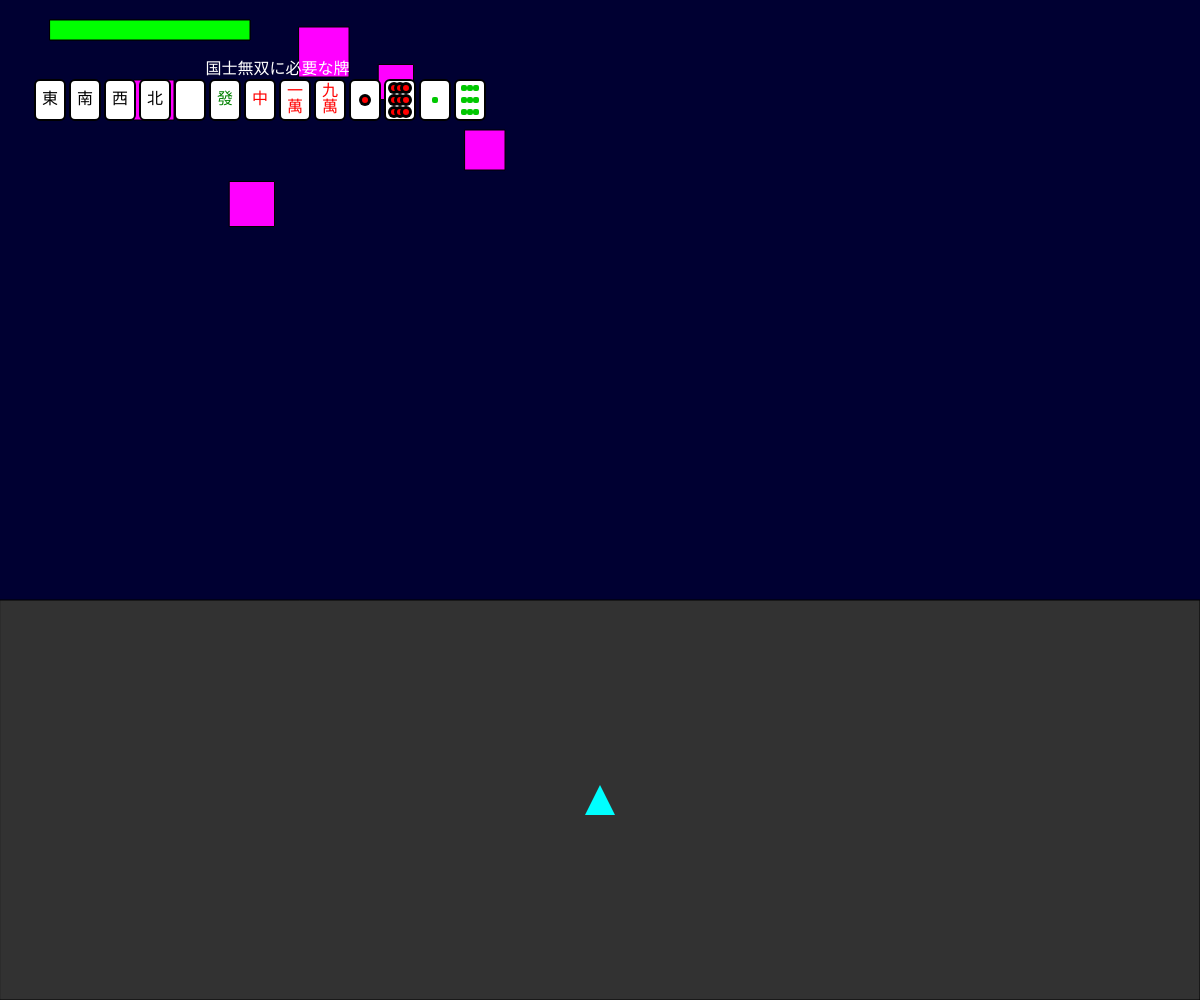
Frame 1 (no input)
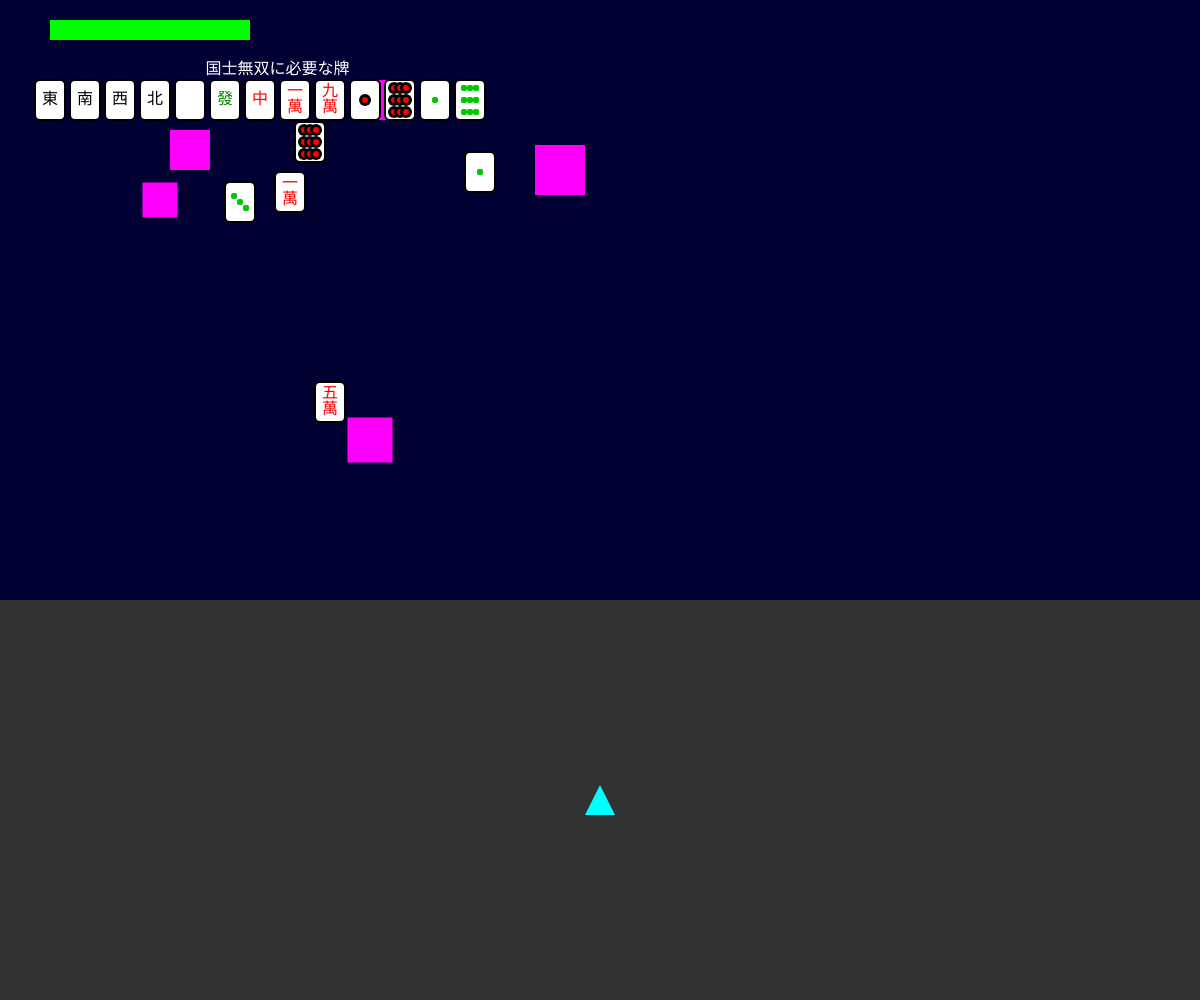
Frame 60 (no input)
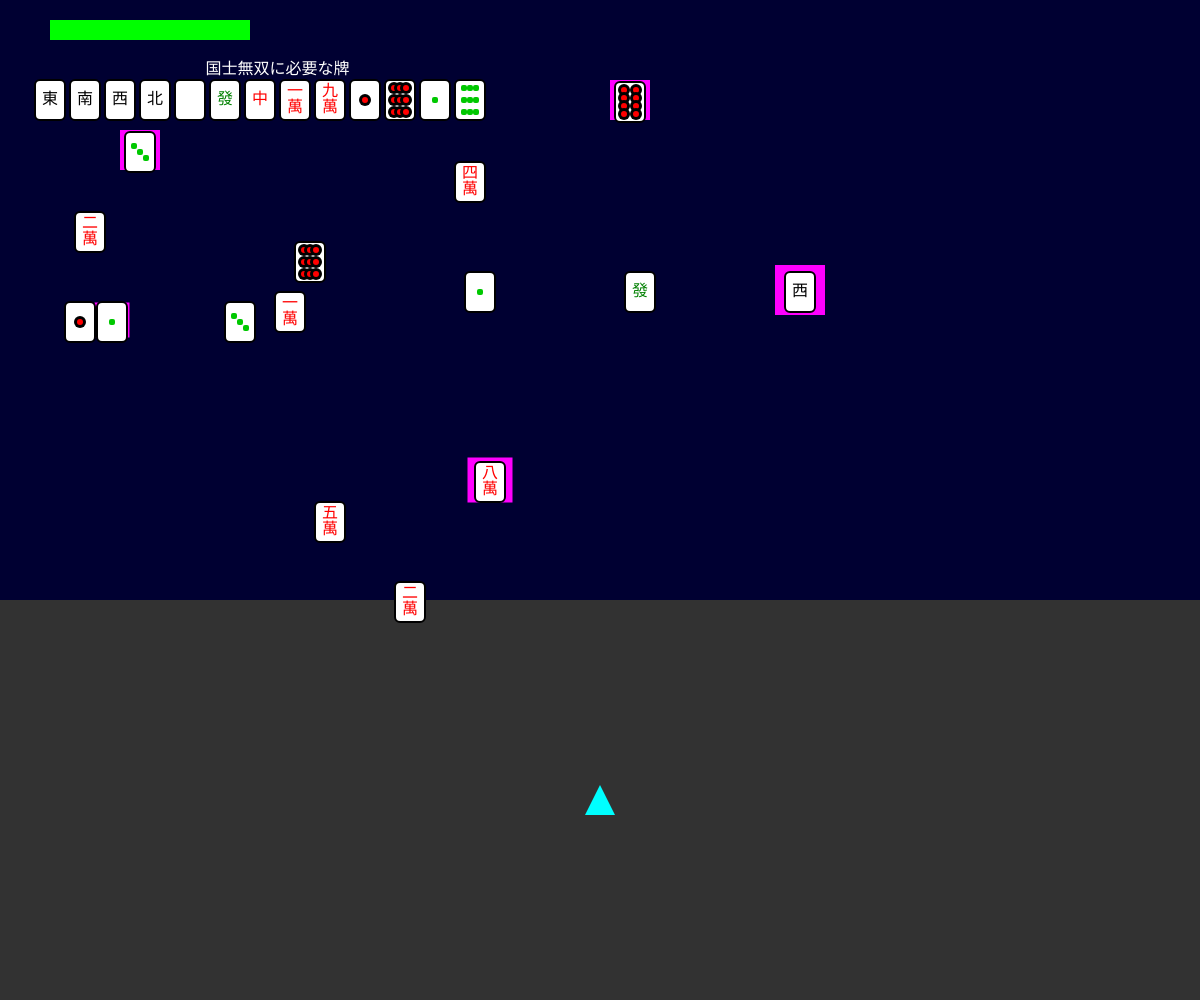
Frame 120 (the mouse pressed at the canvas centre since frame 60)

The p5.js sketch that drew these frames (run headless with seeded random() and noise() and a simulated clock; from frame 60 on, the mouse is pressed at the canvas centre):

// p5.js sketch
// ── sketch.js
// ギリシャ国旗（ほかの国旗に挑戦してもOK）

// 最終課題を制作しよう
let player;
let playerBullets = [];
let enemyBullets = [];
let enemies = [];
let playerImg;

const playerBulletSpeed = 10;
const enemyBulletSpeed = 2;

let playerHP = 10;
const maxHP = 10;

// 牌の種類
const jiTiles = ["東","南","西","北","白","發","中"];
const manTiles = ["1m","2m","3m","4m","5m","6m","7m","8m","9m"];
const pinTiles = ["1p","2p","3p","4p","5p","6p","7p","8p","9p"];
const souTiles = ["1s","2s","3s","4s","5s","6s","7s","8s","9s"];

const kanjiNums = ["一","二","三","四","五","六","七","八","九"];

let handTiles = [];
const maxHand = 13; // 手牌の上限

// 国士無双見本牌
const sampleTiles = ["東","南","西","北","白","發","中",
                     "1m","9m","1p","9p","1s","9s"];
const sampleStartX = 50;
const sampleStartY = 100; // HPバーの下にずらした
const spacing = 35;

function setup() {
  createCanvas(windowWidth, windowHeight);
  player = { x: width/2, y: height*0.8, size: 30, speed: 5 };

  textAlign(CENTER, CENTER);
  textSize(16);

  // プレイヤー三角形
  playerImg = createGraphics(30,30);
  playerImg.fill(0,255,255);
  playerImg.noStroke();
  playerImg.triangle(15,0,0,30,30,30);

  // 敵5体
enemies.push({ x:150, y:100, w:40, h:40, hp:10, shootTimer:0, vx:4, vy:0 });
enemies.push({ x:490, y:150, w:40, h:40, hp:12, shootTimer:0, vx:-5, vy:0 });
enemies.push({ x:320, y:50,  w:50, h:50, hp:15, shootTimer:0, vx:4, vy:2 });
enemies.push({ x:250, y:200, w:45, h:45, hp:12, shootTimer:0, vx:2, vy:4 });
enemies.push({ x:400, y:80,  w:35, h:35, hp:8,  shootTimer:0, vx:-4, vy:2 });


}

function windowResized() {
  resizeCanvas(windowWidth, windowHeight);
}

function draw() {
  background(0,0,50);

  // 戦闘場
  rectMode(CORNER);
  fill(50);
  rect(0,height*0.6,width,height*0.4);

  // HPバー
  let barWidth = 200;
  let barHeight = 20;
  let leftX = 50;
  fill(255,0,0);
  rect(leftX,20,barWidth,barHeight);
  fill(0,255,0);
  let greenWidth = map(playerHP,0,maxHP,0,barWidth);
  greenWidth = constrain(greenWidth,0,barWidth);
  rect(leftX,20,greenWidth,barHeight);

  // プレイヤー操作
  if(keyIsDown(LEFT_ARROW)) player.x -= player.speed;
  if(keyIsDown(RIGHT_ARROW)) player.x += player.speed;
  if(keyIsDown(UP_ARROW)) player.y -= player.speed;
  if(keyIsDown(DOWN_ARROW)) player.y += player.speed;
  player.x = constrain(player.x,player.size/2,width-player.size/2);
  player.y = constrain(player.y,height*0.6+player.size/2,height-player.size/2);

  // プレイヤー描画
  imageMode(CENTER);
  image(playerImg,player.x,player.y);

  // 敵動き＋弾発射
  for(let e of enemies){
    e.x += e.vx;
    e.y += e.vy;
    if(e.x<e.w/2||e.x>width-e.w/2) e.vx*=-1;
    if(e.y<0||e.y>height*0.6-e.h/2) e.vy*=-1;
    fill(255,0,255);
    rect(e.x-e.w/2,e.y-e.h/2,e.w,e.h);

    e.shootTimer++;
    if(e.shootTimer%40===0){
      let tiles = [...jiTiles,...manTiles,...pinTiles,...souTiles];
      let tileName = random(tiles);
      enemyBullets.push({x:e.x,y:e.y,vx:0,vy:enemyBulletSpeed,tile:tileName,hit:false});
    }
  }

  // プレイヤー弾更新
  for(let pb of playerBullets){
    pb.y -= playerBulletSpeed;
    fill(255);
    ellipse(pb.x,pb.y,10);

    for(let eb of enemyBullets){
      if(!eb.hit && dist(pb.x,pb.y,eb.x,eb.y)<25){
        if(handTiles.length < maxHand){
          if(!sampleTiles.includes(eb.tile)){
            gameOver("不要牌を取った");
            return;
          }
          let neededCount = (eb.tile.endsWith("m")||eb.tile.endsWith("p")||eb.tile.endsWith("s"))?1:3;
          let currentCount = handTiles.filter(t=>t===eb.tile).length;
          if(currentCount >= neededCount){
            gameOver("牌が多すぎる");
            return;
          }
          handTiles.push(eb.tile);
        }
        eb.hit = true;
        pb.hit = true;
      }
    }
  }
  playerBullets = playerBullets.filter(b=>!b.hit && b.y>-10);

  // 敵弾描画
  for(let b of enemyBullets){
    if(b.hit) continue;
    b.x += b.vx;
    b.y += b.vy;
    drawTile(b.x,b.y,b.tile);
    if(dist(b.x,b.y,player.x,player.y)<10+player.size/2){
      if(frameCount%5===0) playerHP--;
    }
  }
  enemyBullets = enemyBullets.filter(b=>!b.hit && b.y<height+20);

  // 敵HPチェック
  for(let e of enemies){
    if(e.hp<=0) enemies = enemies.filter(obj=>obj!==e);
  }

  // 国士無双見本牌描画
  drawSampleTiles();

  // 手牌描画
  drawHand();

  // 勝利判定
  if(handTiles.length === maxHand){
    if(checkYakuman(handTiles)){
      fill(0,255,255);
      textSize(32);
      text("国士無双完成！", width/2, height/2);
      noLoop();
    }
  }

  // HP0でゲームオーバー
  if(playerHP <= 0){
    gameOver("HP0 GAME OVER");
  }
}

function keyPressed(){
  if(key===" "){
    playerBullets.push({x:player.x,y:player.y-player.size/2,hit:false});
  }
}

// 見本牌描画
function drawSampleTiles(){
  textSize(16);
  fill(255);
  textAlign(CENTER,CENTER);
  text("国士無双に必要な牌", sampleStartX + (sampleTiles.length*spacing)/2, sampleStartY - 30);

  for (let i=0; i<sampleTiles.length; i++){
    drawTile(sampleStartX + i*spacing, sampleStartY, sampleTiles[i]);
  }
}
// 手牌描画（見本牌の下に配置）
function drawHand(){
  for (let i=0; i<sampleTiles.length; i++){
    let tile = sampleTiles[i];
    let count = handTiles.filter(t => t===tile).length;
    for (let j=0; j<count; j++){
      let x = sampleStartX + i*spacing;
      let y = sampleStartY + 50 + j*45;
      drawTile(x,y,tile);
    }
  }
}

// 牌描画
function drawTile(x,y,tile){
  const tileHeight = 40;
  const tileWidth = 30;
  fill(255); stroke(0); strokeWeight(2);
  rectMode(CENTER);
  rect(x,y,tileWidth,tileHeight,5);

  noStroke();
  textAlign(CENTER,CENTER);
  textSize(16);
  textFont('serif');

  if(["東","南","西","北"].includes(tile)){
    fill(0); text(tile,x,y);
  } else if(tile==="發"){ fill(0,128,0); text(tile,x,y);
  } else if(tile==="中"){ fill(255,0,0); text(tile,x,y);
  } else if(tile==="白"){ fill(255); text(tile,x,y); }
  else if(tile.endsWith("m")){
    fill(255,0,0);
    let num = parseInt(tile);
    let chars = [kanjiNums[num-1],"萬"];
    for(let i=0;i<chars.length;i++){
      text(chars[i], x, y - 8 + i*16);
    }
  } else if(tile.endsWith("p")){
    let num = parseInt(tile);
    let positions = [];
    if(num===1) positions=[[0,0]];
    else if(num===2) positions=[[-6,-6],[6,6]];
    else if(num===3) positions=[[-6,-6],[0,0],[6,6]];
    else if(num===4) positions=[[-6,-8],[-6,8],[6,-8],[6,8]];
    else if(num===5) positions=[[-6,-8],[-6,8],[6,-8],[6,8],[0,0]];
    else if(num===6) positions=[[-6,-10],[-6,0],[-6,10],[6,-10],[6,0],[6,10]];
    else if(num===7) positions=[[-6,-10],[-6,0],[-6,10],[6,-10],[6,0],[6,10],[0,-6]];
    else if(num===8) positions=[[-6,-12],[-6,-4],[-6,4],[-6,12],[6,-12],[6,-4],[6,4],[6,12]];
    else if(num===9) positions=[[-6,-12],[-6,0],[-6,12],[0,-12],[0,0],[0,12],[6,-12],[6,0],[6,12]];
    for(let p of positions){
      let px=x+p[0], py=y+p[1];
      fill(0); ellipse(px,py,12);
      fill(255,0,0); ellipse(px,py,6);
    }
  } else if(tile.endsWith("s")){
    let num = parseInt(tile);
    let positions = [];
    if(num===1) positions=[[0,0]];
    else if(num===2) positions=[[-6,-6],[6,6]];
    else if(num===3) positions=[[-6,-6],[0,0],[6,6]];
    else if(num===4) positions=[[-6,-8],[-6,8],[6,-8],[6,8]];
    else if(num===5) positions=[[-6,-8],[-6,8],[6,-8],[6,8],[0,0]];
    else if(num===6) positions=[[-6,-10],[-6,0],[-6,10],[6,-10],[6,0],[6,10]];
    else if(num===7) positions=[[-6,-10],[-6,0],[-6,10],[6,-10],[6,0],[6,10],[0,-6]];
    else if(num===8) positions=[[-6,-12],[-6,-4],[-6,4],[-6,12],[6,-12],[6,-4],[6,4],[6,12]];
    else if(num===9) positions=[[-6,-12],[-6,0],[-6,12],[0,-12],[0,0],[0,12],[6,-12],[6,0],[6,12]];
    for(let p of positions){
      let px=x+p[0], py=y+p[1];
      fill(0,200,0); rect(px,py,6,6,2);
    }
  }
}

// 国士無双判定
function checkYakuman(hand){
  for(let t of sampleTiles){
    let needed = 1;
    if(hand.filter(ht=>ht===t).length !== needed) return false;
  }
  return true;
}

// ゲームオーバー
function gameOver(msg){
  fill(255,0,0);
  textSize(32);
  text(msg, width/2, height/2);
  noLoop();
}
